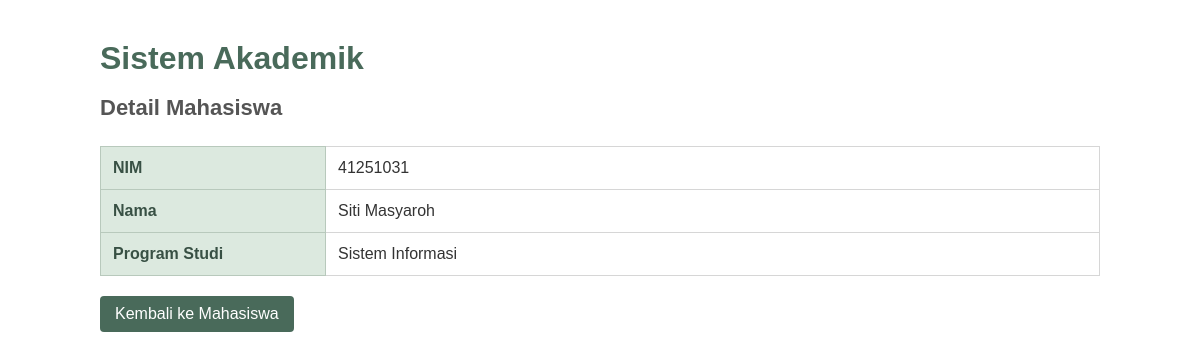
The page /public/mahasiswa/detail?nim=41251031 (signed in) on the database its author committed.
### tables this page shows
CREATE TABLE `mahasiswa` (
  `id` int NOT NULL,
  `nim` varchar(20) NOT NULL,
  `nama` varchar(100) NOT NULL,
  `prodi` varchar(100) NOT NULL,
  `dosen_id` int DEFAULT NULL
);

### app/controllers/mahasiswacontroller.php (called while the page is built, shortened)
<?php
require_once __DIR__ . '/../models/mahasiswa.php';
class MahasiswaController
{
    public function detail()
    {
        global $pdo;
        $model = new Mahasiswa($pdo);
        $nim = $_GET['nim'] ?? '';
        $mahasiswa = $model->getByNim($nim);
        require_once __DIR__ . '/../views/mahasiswa/detail.php';
    }
}

### public/index.php (called while the page is built, shortened)
<?php
require_once __DIR__ . '/../routes/web.php';

### app/models/mahasiswa.php (called while the page is built, shortened)
<?php
class Mahasiswa
{
    private $pdo;
    public function __construct($pdo)
    {
        $this->pdo = $pdo;
    }
    public function getByNim($nim)
    {
        $stmt = $this->pdo->prepare(
            "SELECT mahasiswa.*, dosen.nama AS nama_dosen
             FROM mahasiswa
             LEFT JOIN dosen
             ON mahasiswa.dosen_id = dosen.id
             WHERE mahasiswa.nim = :nim"
        );
        $stmt->execute([
            'nim' => $nim
        ]);
        return $stmt->fetch(PDO::FETCH_ASSOC);
    }
}

### app/views/mahasiswa/detail.php (the view, shortened to what this page needs)
<?php
$mahasiswa = $mahasiswa ?? null;
?>
<!DOCTYPE html>
<html lang="id">
<head>
</head>
<body>
    <div class="container">
        <h1>
            Sistem Akademik
        </h1>
        <h2>
            Detail Mahasiswa
        </h2>
        <?php if (!empty($mahasiswa)): ?>
            <table>
                <tr>
                    <th>NIM</th>
                    <td>
                        <?= htmlspecialchars($mahasiswa['nim']) ?>
                    </td>
                </tr>
                <tr>
                    <th>Nama</th>
                    <td>
                        <?= htmlspecialchars($mahasiswa['nama']) ?>
                    </td>
                </tr>
                <tr>
                    <th>Program Studi</th>
                    <td>
                        <?= htmlspecialchars($mahasiswa['prodi']) ?>
                    </td>
                </tr>
            </table>
        <?php else: ?>
            <p>
                Data mahasiswa tidak ditemukan.
            </p>
        <?php endif; ?>
        <a
            class="back"
            href="mahasiswa"
        >
            Kembali ke Mahasiswa
        </a>
    </div>
</body>
</html>

### app/views/mahasiswa/detail.php (style rules this page uses)
body { font-family: Arial, sans-serif; background: #ffffff; color: #333; margin: 0; }
.container { width: 90%; max-width: 1000px; margin: 40px auto; }
h1 { color: #496a5a; margin-bottom: 5px; }
h2 { color: #555; font-size: 22px; margin-bottom: 25px; }
table { width: 100%; border-collapse: collapse; }
th { width: 200px; background: #dce9df; color: #385044; padding: 12px; text-align: left; border: 1px solid #b8c9bc; }
td { padding: 12px; border: 1px solid #d6d6d6; }
.back { display: inline-block; margin-top: 20px; padding: 9px 15px; background: #496a5a; color: white; text-decoration: none; border-radius: 4px; }

### rows shown on the page
mahasiswa: nim "41251031", nama "Siti Masyaroh", prodi "Sistem Informasi"
